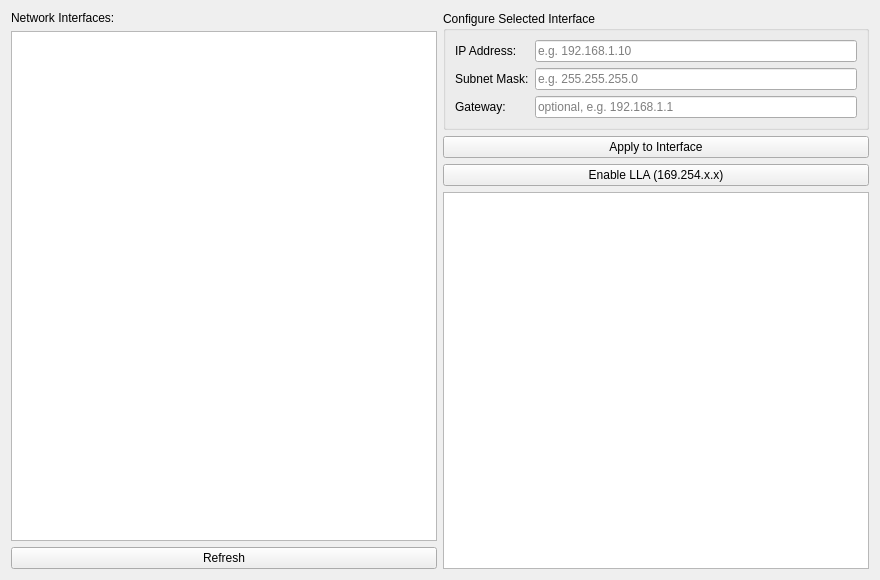
<?xml version="1.0" encoding="UTF-8"?>
<ui version="4.0">
 <class>NetworkCardTab</class>
 <widget class="QWidget" name="NetworkCardTab">
  <property name="geometry">
   <rect><x>0</x><y>0</y><width>880</width><height>580</height></rect>
  </property>
  <layout class="QHBoxLayout" name="mainLayout">
   <item>
    <layout class="QVBoxLayout" name="leftLayout">
     <item>
      <widget class="QLabel" name="interfaceListLabel">
       <property name="text"><string>Network Interfaces:</string></property>
      </widget>
     </item>
     <item>
      <widget class="QListWidget" name="interfaceList"/>
     </item>
     <item>
      <widget class="QPushButton" name="refreshBtn">
       <property name="text"><string>Refresh</string></property>
      </widget>
     </item>
    </layout>
   </item>
   <item>
    <layout class="QVBoxLayout" name="rightLayout">
     <item>
      <widget class="QGroupBox" name="configGroup">
       <property name="title"><string>Configure Selected Interface</string></property>
       <layout class="QFormLayout" name="formLayout">
        <item row="0" column="0">
         <widget class="QLabel" name="ipLabel">
          <property name="text"><string>IP Address:</string></property>
         </widget>
        </item>
        <item row="0" column="1">
         <widget class="QLineEdit" name="ipEdit">
          <property name="placeholderText"><string>e.g. 192.168.1.10</string></property>
         </widget>
        </item>
        <item row="1" column="0">
         <widget class="QLabel" name="maskLabel">
          <property name="text"><string>Subnet Mask:</string></property>
         </widget>
        </item>
        <item row="1" column="1">
         <widget class="QLineEdit" name="maskEdit">
          <property name="placeholderText"><string>e.g. 255.255.255.0</string></property>
         </widget>
        </item>
        <item row="2" column="0">
         <widget class="QLabel" name="gatewayLabel">
          <property name="text"><string>Gateway:</string></property>
         </widget>
        </item>
        <item row="2" column="1">
         <widget class="QLineEdit" name="gatewayEdit">
          <property name="placeholderText"><string>optional, e.g. 192.168.1.1</string></property>
         </widget>
        </item>
       </layout>
      </widget>
     </item>
     <item>
      <widget class="QPushButton" name="applyBtn">
       <property name="text"><string>Apply to Interface</string></property>
      </widget>
     </item>
     <item>
      <widget class="QPushButton" name="enableLlaBtn">
       <property name="text"><string>Enable LLA (169.254.x.x)</string></property>
       <property name="toolTip">
        <string>Adds 169.254.100.1/16 to the selected interface.
This allows Aravis to discover GigE cameras whose IP address is
unknown or in the 169.254.0.0/16 (Link-Local) range. Linux only.</string>
       </property>
      </widget>
     </item>
     <item>
      <widget class="QTextEdit" name="log">
       <property name="readOnly"><bool>true</bool></property>
      </widget>
     </item>
    </layout>
   </item>
  </layout>
 </widget>
 <resources/>
 <connections/>
</ui>
